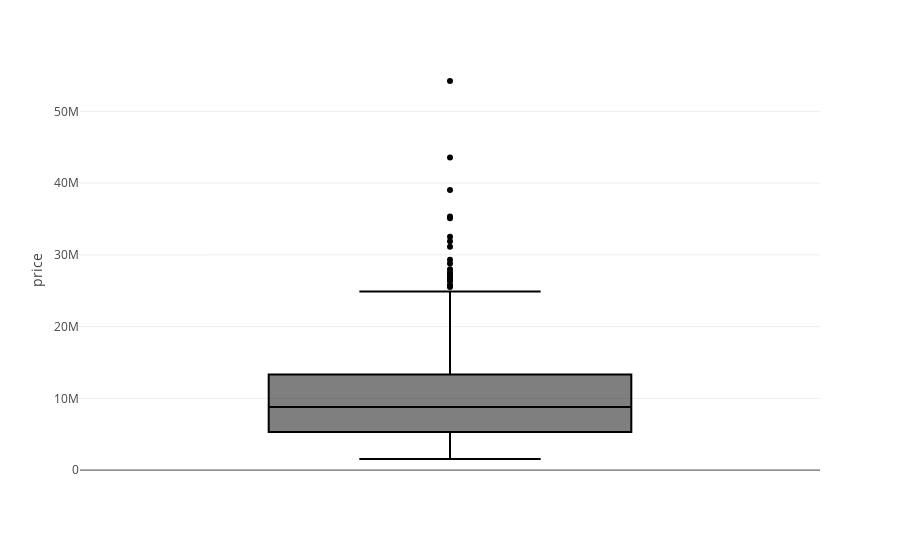

This figure's notebook cell:
### Code cell
# Display the boxplot in the price column
import plotly.express as px
fig = px.box(df_train, y = 'price')
fig.show()

### Figure 1 — Plotly figure (JSON) as saved in the notebook; plotly's stock layout.template omitted (floating-point values rounded to 4 significant figures; data arrays with more than 128 entries replaced by an {"elided": "..."} marker saying what was removed)
{"data": [{"alignmentgroup": "True", "hovertemplate": "price=%{y}<extra></extra>", "legendgroup": "", "marker": {"color": "#000001"}, "name": "", "notched": false, "offsetgroup": "", "orientation": "v", "showlegend": false, "type": "box", "x0": " ", "xaxis": "x", "y": {"elided": "965 float values"}, "y0": " ", "yaxis": "y"}], "layout": {"boxmode": "group", "legend": {"tracegroupgap": 0}, "margin": {"t": 60}, "xaxis": {"anchor": "y", "domain": [0, 1]}, "yaxis": {"anchor": "x", "domain": [0, 1], "title": {"text": "price"}}}}
